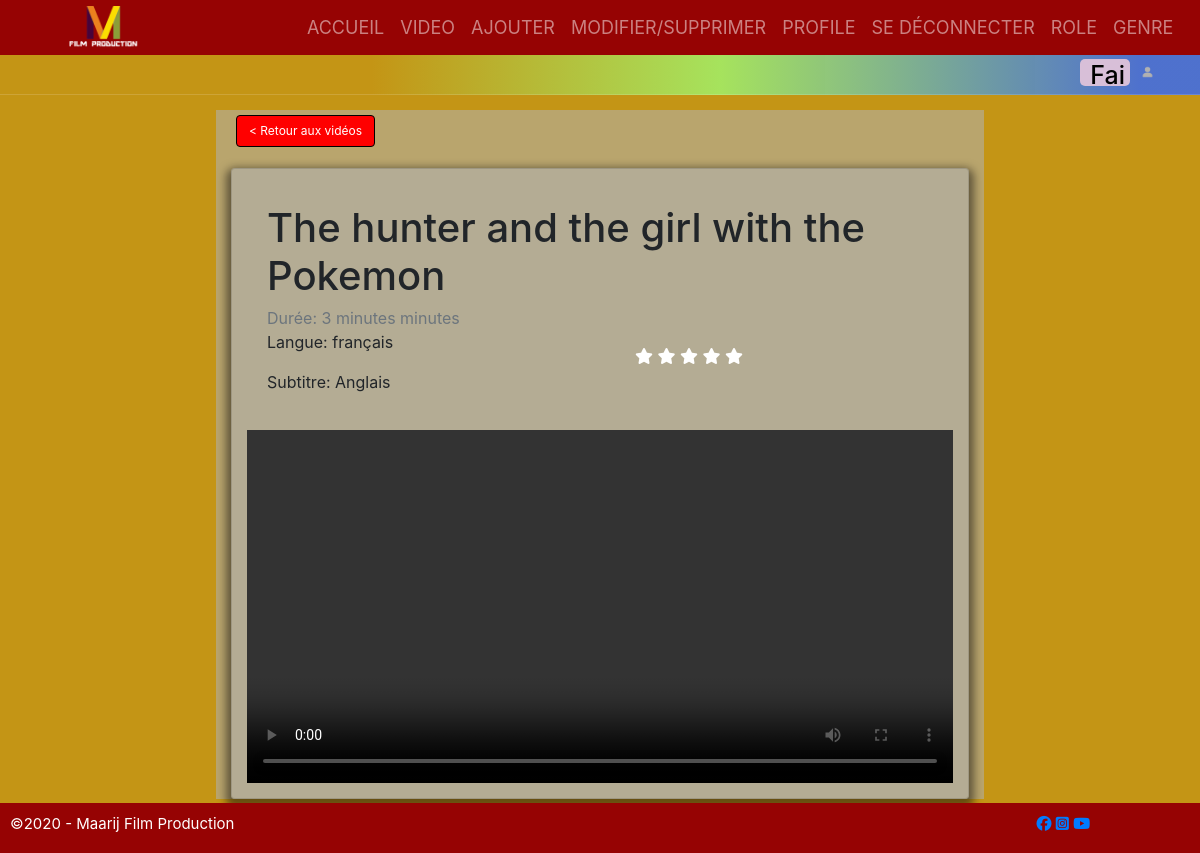
The page /product-video.php?titre=The hunter and the girl with the Pokemon&id=16 (signed in) on the database its author committed.
### tables this page shows
CREATE TABLE `video` (
  `videoID` int(11) NOT NULL,
  `titre` varchar(200) NOT NULL,
  `duree` varchar(200) NOT NULL,
  `genre` int(200) NOT NULL,
  `langue` varchar(200) NOT NULL,
  `subtitle` varchar(200) NOT NULL,
  `pay_code` varchar(2) NOT NULL,
  `chemin_video` varchar(255) NOT NULL
);

### product-video.php (the view, shortened to what this page needs)
<head>
  <link rel="stylesheet" href="./css/style2.css">
</head>
<?php require_once('menu.php'); ?>
<div class="production_video_page_container" style="height: auto; padding-top:15px;">
<?php
$connection = ConnectionBD();
?>
<div style=" width: 80%; ">
  <div class="container" style=" width: 80%; height:auto; background-color: rgba(177, 178, 179, 0.562);">
    <?php if (isset($_GET['id'])) {
      extract($_GET);
      $sql = $connection->prepare("SELECT * FROM video WHERE videoID='$id' ");
      $sql->execute();
      $s = $sql->fetch();
      extract($s);
    ?>
      <p style=" position:relative"><button type="button" class="btn " style="background-color: red; color:white; border: black 1px solid">
          <a href="Video.php">
            < Retour aux vidéos</a> </button> </p> <div class="card mb-1" style=" width: 100%; min-width: 250px; background-color: rgba(177, 178, 179, 0.562); box-shadow: 0px 5px 8px 5px #0f0e0e85; padding: 15px">
            <div style="position: absolute; padding-top: 140px; padding-left: 50%"> <?php include('ranking.php'); ?> </div>
              <div class="card-body">
                <h1 class="card-title"><?php echo $titre; ?></h1>
                <p class="card-subtitle text-muted">Durée: <?= $duree; ?> minutes</p>
                <p class="card-title">Langue: <?php echo $langue; ?><p>
                    <p class="card-title">Subtitre: <?php echo $subtitle; ?><p>
              </div>
              <?php
              echo "<video src='" . $chemin_video . "' controls width='auto' height='auto'  bgcolor='black' allowfullscreen='true' allowscriptaccess='always'  >";
              ?>
<?php
    }
?>
</div>
</div>
</div>
</div>
<?php include('footer.php'); ?>

### css/style2.css (style rules this page uses)
* { box-sizing: border-box; }
a { text-decoration: none; }
.btn { background: rgb(150, 3, 3); color: white; border-radius: 5px; padding: 5px; border: 1px rgba(255, 255, 255, 0.493) solid; margin: 5px; }
.btn a { color: white; font-size: 12px; text-decoration: none; }
.production_video_page_container, .search_by_user_page_container { display: flex; flex-direction: column; align-items: center; justify-content: center; margin-top: 95px; min-height: 500px; background-color: rgb(196, 149, 21); box-shadow: 0px 5px 8px 5px #0f0e0e85; z-index: -1; }

### rows shown on the page
video: titre "The hunter and the girl with the Pokemon", duree "3 minutes", langue "français", subtitle "Anglais"

### other values the page prints
$_SESSION['login'] "Fai"
